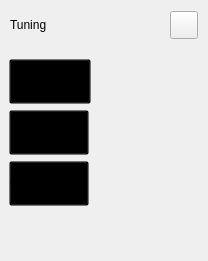
           <widget class="QFrame" name="extraLeftBox">
            <property name="minimumSize">
             <size>
              <width>0</width>
              <height>0</height>
             </size>
            </property>
            <property name="maximumSize">
             <size>
              <width>0</width>
              <height>16777215</height>
             </size>
            </property>
            <property name="frameShape">
             <enum>QFrame::NoFrame</enum>
            </property>
            <property name="frameShadow">
             <enum>QFrame::Raised</enum>
            </property>
            <layout class="QVBoxLayout" name="extraColumLayout">
             <property name="spacing">
              <number>0</number>
             </property>
             <property name="leftMargin">
              <number>0</number>
             </property>
             <property name="topMargin">
              <number>0</number>
             </property>
             <property name="rightMargin">
              <number>0</number>
             </property>
             <property name="bottomMargin">
              <number>0</number>
             </property>
             <item>
              <widget class="QFrame" name="extraTopBg">
               <property name="minimumSize">
                <size>
                 <width>0</width>
                 <height>50</height>
                </size>
               </property>
               <property name="maximumSize">
                <size>
                 <width>16777215</width>
                 <height>50</height>
                </size>
               </property>
               <property name="frameShape">
                <enum>QFrame::NoFrame</enum>
               </property>
               <property name="frameShadow">
                <enum>QFrame::Raised</enum>
               </property>
               <layout class="QVBoxLayout" name="verticalLayout_5">
                <property name="spacing">
                 <number>0</number>
                </property>
                <property name="leftMargin">
                 <number>0</number>
                </property>
                <property name="topMargin">
                 <number>0</number>
                </property>
                <property name="rightMargin">
                 <number>0</number>
                </property>
                <property name="bottomMargin">
                 <number>0</number>
                </property>
                <item>
                 <layout class="QGridLayout" name="extraTopLayout">
                  <property name="leftMargin">
                   <number>10</number>
                  </property>
                  <property name="rightMargin">
                   <number>10</number>
                  </property>
                  <property name="horizontalSpacing">
                   <number>10</number>
                  </property>
                  <property name="verticalSpacing">
                   <number>0</number>
                  </property>
                  <item row="0" column="1">
                   <widget class="QPushButton" name="extraCloseColumnBtn">
                    <property name="minimumSize">
                     <size>
                      <width>28</width>
                      <height>28</height>
                     </size>
                    </property>
                    <property name="maximumSize">
                     <size>
                      <width>28</width>
                      <height>28</height>
                     </size>
                    </property>
                    <property name="cursor">
                     <cursorShape>PointingHandCursor</cursorShape>
                    </property>
                    <property name="toolTip">
                     <string>Close left box</string>
                    </property>
                    <property name="text">
                     <string/>
                    </property>
                    <property name="iconSize">
                     <size>
                      <width>20</width>
                      <height>20</height>
                     </size>
                    </property>
                   </widget>
                  </item>
                  <item row="0" column="0">
                   <widget class="QLabel" name="extraLabel">
                    <property name="minimumSize">
                     <size>
                      <width>150</width>
                      <height>0</height>
                     </size>
                    </property>
                    <property name="text">
                     <string>Tuning</string>
                    </property>
                    <property name="textFormat">
                     <enum>Qt::PlainText</enum>
                    </property>
                   </widget>
                  </item>
                 </layout>
                </item>
               </layout>
              </widget>
             </item>
             <item alignment="Qt::AlignLeft">
              <widget class="QFrame" name="extraContent">
               <property name="frameShape">
                <enum>QFrame::NoFrame</enum>
               </property>
               <property name="frameShadow">
                <enum>QFrame::Raised</enum>
               </property>
               <layout class="QVBoxLayout" name="verticalLayout_12">
                <property name="spacing">
                 <number>0</number>
                </property>
                <property name="leftMargin">
                 <number>0</number>
                </property>
                <property name="topMargin">
                 <number>0</number>
                </property>
                <property name="rightMargin">
                 <number>0</number>
                </property>
                <property name="bottomMargin">
                 <number>0</number>
                </property>
                <item alignment="Qt::AlignLeft|Qt::AlignTop">
                 <widget class="QFrame" name="extraTopMenu">
                  <property name="frameShape">
                   <enum>QFrame::NoFrame</enum>
                  </property>
                  <property name="frameShadow">
                   <enum>QFrame::Raised</enum>
                  </property>
                  <layout class="QVBoxLayout" name="verticalLayout_11">
                   <property name="spacing">
                    <number>0</number>
                   </property>
                   <property name="leftMargin">
                    <number>0</number>
                   </property>
                   <property name="topMargin">
                    <number>0</number>
                   </property>
                   <property name="rightMargin">
                    <number>0</number>
                   </property>
                   <property name="bottomMargin">
                    <number>0</number>
                   </property>
                  </layout>
                 </widget>
                </item>
                <item>
                 <widget class="QFrame" name="extraCenter">
                  <property name="frameShape">
                   <enum>QFrame::NoFrame</enum>
                  </property>
                  <property name="frameShadow">
                   <enum>QFrame::Raised</enum>
                  </property>
                  <layout class="QVBoxLayout" name="verticalLayout_10">
                   <item>
                    <widget class="QPushButton" name="Binary_btn">
                     <property name="minimumSize">
                      <size>
                       <width>0</width>
                       <height>45</height>
                      </size>
                     </property>
                     <property name="cursor">
                      <cursorShape>PointingHandCursor</cursorShape>
                     </property>
                     <property name="styleSheet">
                      <string notr="true">background: transparent;
text-align:left;</string>
                     </property>
                     <property name="text">
                      <string>Binary            </string>
                     </property>
                    </widget>
                   </item>
                   <item alignment="Qt::AlignLeft">
                    <widget class="QPushButton" name="Localization_btn">
                     <property name="minimumSize">
                      <size>
                       <width>0</width>
                       <height>45</height>
                      </size>
                     </property>
                     <property name="cursor">
                      <cursorShape>PointingHandCursor</cursorShape>
                     </property>
                     <property name="styleSheet">
                      <string notr="true">background: transparent;
text-align:left;</string>
                     </property>
                     <property name="text">
                      <string>Localization</string>
                     </property>
                    </widget>
                   </item>
                   <item alignment="Qt::AlignLeft">
                    <widget class="QPushButton" name="Classification_btn">
                     <property name="minimumSize">
                      <size>
                       <width>0</width>
                       <height>45</height>
                      </size>
                     </property>
                     <property name="cursor">
                      <cursorShape>PointingHandCursor</cursorShape>
                     </property>
                     <property name="styleSheet">
                      <string notr="true">background: transparent;
text-align:left;</string>
                     </property>
                     <property name="text">
                      <string>Classification</string>
                     </property>
                    </widget>
                   </item>
                   <item>
                    <widget class="QFrame" name="extraBottom">
                     <property name="frameShape">
                      <enum>QFrame::NoFrame</enum>
                     </property>
                     <property name="frameShadow">
                      <enum>QFrame::Raised</enum>
                     </property>
                    </widget>
                   </item>
                   <item>
                    <spacer name="verticalSpacer">
                     <property name="orientation">
                      <enum>Qt::Vertical</enum>
                     </property>
                     <property name="sizeHint" stdset="0">
                      <size>
                       <width>20</width>
                       <height>40</height>
                      </size>
                     </property>
                    </spacer>
                   </item>
                  </layout>
                 </widget>
                </item>
               </layout>
              </widget>
             </item>
            </layout>
           </widget>
